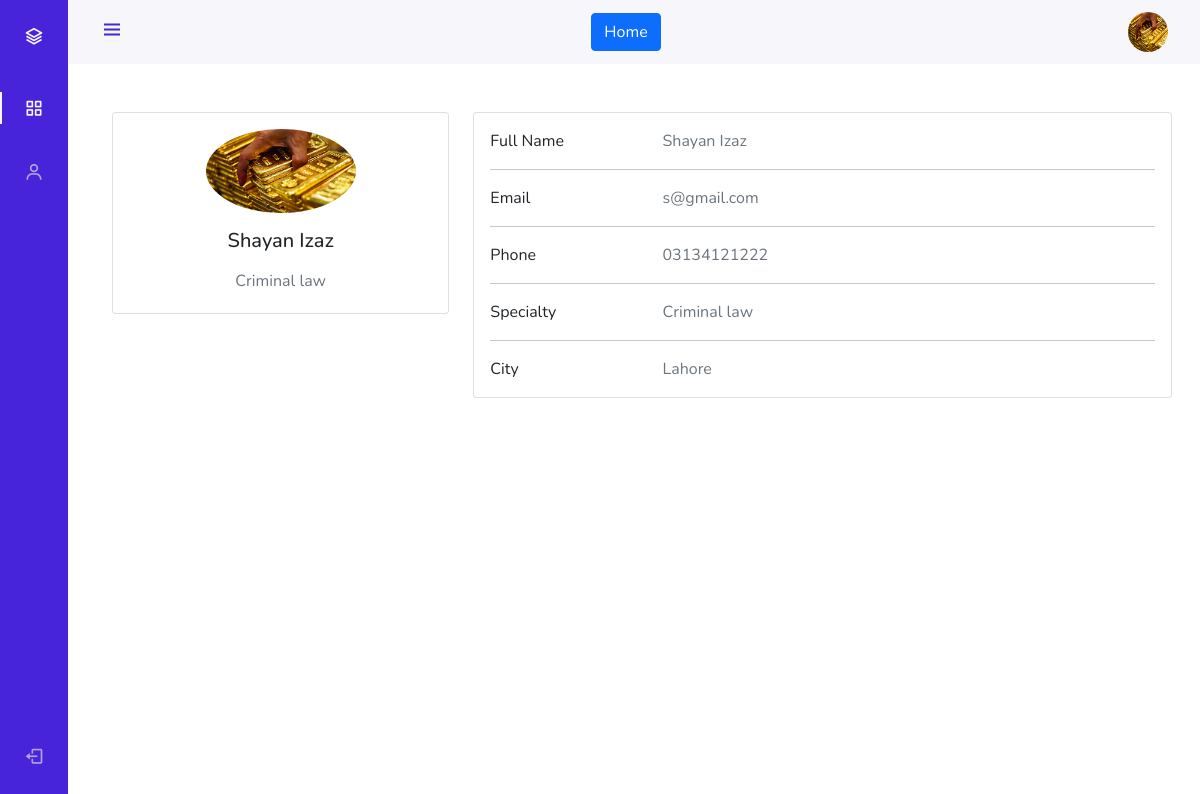
/Lawyer-dashboard/lawyer-dashboard.php (signed in), run on the app's committed database.
### tables this page shows
CREATE TABLE `lawyers` (
  `lawyer_id` int(11) NOT NULL,
  `lawyer_name` varchar(111) NOT NULL,
  `lawyer_email` varchar(111) NOT NULL,
  `lawyer_phone` varchar(13) NOT NULL,
  `laywer_password` varchar(222) NOT NULL,
  `lawyer_specialty` int(11) NOT NULL,
  `lawyer_city` int(11) NOT NULL,
  `lawyer_image` varchar(111) NOT NULL,
  `role` varchar(111) NOT NULL
);

CREATE TABLE `specialty` (
  `specialty_id` int(11) NOT NULL,
  `specialty` varchar(111) NOT NULL
);

CREATE TABLE `city` (
  `city_id` int(11) NOT NULL,
  `city` varchar(111) NOT NULL
);

### Lawyer-dashboard/lawyer-dashboard.php (the view, shortened to what this page needs)
<?php
if ($_SESSION['login'] == TRUE and $_SESSION['role'] == 'lawyer') {
    include("../database/connection.php");
?>
    <!DOCTYPE html>
    <html lang="en">
    <head>
    </head>
    <body>
        <?php
        include "header.php";
        ?>
        <section class="lawyer-profile">
                    <div class="container py-5">
                        <div class="row">
                            <?php
                            if ($_SESSION['role'] == 'lawyer') {
                             $sql = "SELECT * FROM lawyers
                             LEFT JOIN city ON lawyers.lawyer_city = city.city_id
                             LEFT JOIN specialty ON lawyers.lawyer_specialty = specialty.specialty_id
                             WHERE lawyer_id  = {$_SESSION['lawyer_id']}";
                            }
                                $query = mysqli_query($conn, $sql);
                                if (mysqli_num_rows($query) > 0) {
                                    while ($row = mysqli_fetch_assoc($query)) {
                            ?>
                            <div class="col-lg-4">
                                <div class="card mb-4">
                                    <div class="card-body text-center">
                                        <img src="../Admin/upload/<?php echo $row['lawyer_image'] ?>" alt="avatar" class="rounded-circle img-fluid" style="width: 150px;">
                                        <h5 class="my-3"><?php echo $row['lawyer_name'] ?></h5>
                                        <p class="text-muted mb-1"><?php echo $row['specialty']?></p>
                                    </div>
                                </div>
                            </div>
                            <div class="col-lg-8">
                                <div class="card mb-4">
                                    <div class="card-body">
                                        <div class="row">
                                            <div class="col-sm-3">
                                                <p class="mb-0">Full Name</p>
                                            </div>
                                            <div class="col-sm-9">
                                                <p class="text-muted mb-0"><?php echo $row['lawyer_name'] ?></p>
                                            </div>
                                        </div>
                                        <hr>
                                        <div class="row">
                                            <div class="col-sm-3">
                                                <p class="mb-0">Email</p>
                                            </div>
                                            <div class="col-sm-9">
                                                <p class="text-muted mb-0"><?php echo $row['lawyer_email'] ?></p>
                                            </div>
                                        </div>
                                        <hr>
                                        <div class="row">
                                            <div class="col-sm-3">
                                                <p class="mb-0">Phone</p>
                                            </div>
                                            <div class="col-sm-9">
                                                <p class="text-muted mb-0"><?php echo $row['lawyer_phone'] ?></p>
                                            </div>
                                        </div>
                                        <hr>
                                        <div class="row">
                                            <div class="col-sm-3">
                                                <p class="mb-0">Specialty</p>
                                            </div>
                                            <div class="col-sm-9">
                                                <p class="text-muted mb-0"><?php echo $row['specialty'] ?></p>
                                            </div>
                                        </div>
                                        <hr>
                                        <div class="row">
                                            <div class="col-sm-3">
                                                <p class="mb-0">City</p>
                                            </div>
                                            <div class="col-sm-9">
                                                <p class="text-muted mb-0"><?php echo $row['city'] ?></p>
                                            </div>
                                        </div>
                                    </div>
                                </div>
                            </div>
                            <?php
                                }}
                            ?>
                        </div>
                    </div>
                </section>
    </body>
    </html>
<?php
} else {
    header("Location: ../login.php");
}
?>

### Lawyer-dashboard/header.php (shortened to what this page needs)
<!DOCTYPE html>
<html lang="en">
<head>
    <link rel="stylesheet" href="https://cdn.jsdelivr.net/npm/bootstrap@5.0.0-beta1/dist/css/bootstrap.min.css">
    <link rel="stylesheet" href="https://cdn.jsdelivr.net/npm/bootstrap@5.0.0-beta1/dist/js/bootstrap.bundle.min.js">
    <link rel="stylesheet" href="https://cdnjs.cloudflare.com/ajax/libs/jquery/3.2.1/jquery.min.js">
    <link rel="stylesheet" href="https://cdn.jsdelivr.net/npm/boxicons@latest/css/boxicons.min.css">
    <link rel="stylesheet" href="dashboard.css">
</head>
<body>
    <body id="body-pd">
        <header class="header" id="header">
            <div class="header_toggle"> <i class='bx bx-menu' id="header-toggle"></i> </div>
            <div class="header_home"> <a href="../index.php"><button class="btn btn-primary">Home</button></a> </div>
            <?php
                            if ($_SESSION['role'] == 'lawyer') {
                             $sql = "SELECT * FROM lawyers
                             LEFT JOIN city ON lawyers.lawyer_city = city.city_id
                             LEFT JOIN specialty ON lawyers.lawyer_specialty = specialty.specialty_id
                             WHERE lawyer_id  = {$_SESSION['lawyer_id']}";
                            }
                                $query = mysqli_query($conn, $sql);
                                if (mysqli_num_rows($query) > 0) {
                                    while ($row = mysqli_fetch_assoc($query)) {
                            ?>
            <div class="header_img"> <img src="../Admin/upload/<?php echo $row['lawyer_image'] ?>" alt=""> </div>
            <?php
                                }}
                            ?>
        </header>
        <div class="l-navbar" id="nav-bar">
            <nav class="nav">
                <div> <a href="#" class="nav_logo"> <i class='bx bx-layer nav_logo-icon'></i> <span class="nav_logo-name">Admin Dashboard</span> </a>
                    <div class="nav_list">
                        <a href="#" class="nav_link active"> <i class='bx bx-grid-alt nav_icon'></i> <span class="nav_name">Profile</span> </a>
                        <a href="booking.php" class="nav_link"> <i class='bx bx-user nav_icon'></i> <span class="nav_name">Bookings</span> </a>
                    </div>
                </div> <a href="logout.php" class="nav_link"> <i class='bx bx-log-out nav_icon'></i> <span class="nav_name">Logout</span> </a>
            </nav>
        </div>
    </body>
</html>

### Lawyer-dashboard/dashboard.css (style rules this page uses)
:root { --header-height: 3rem;--nav-width: 68px;--first-color: #4723D9;--first-color-light: #AFA5D9;--white-color: #F7F6FB;--body-font: 'Nunito', sans-serif;--normal-font-size: 1rem;--z-fixed: 100 }
*,::before,::after { box-sizing: border-box }
body { position: relative;margin: var(--header-height) 0 0 0;padding: 0 1rem;font-family: var(--body-font);font-size: var(--normal-font-size);transition: .5s }
a { text-decoration: none }
.header { width: 100%;height: var(--header-height);position: fixed;top: 0;left: 0;display: flex;align-items: center;justify-content: space-between;padding: 0 1rem;background-color: var(--white-color);z-index: var(--z-fixed);transition: .5s }
.header_toggle { color: var(--first-color);font-size: 1.5rem;cursor: pointer }
.header_img { width: 35px;height: 35px;display: flex;justify-content: center;border-radius: 50%;overflow: hidden }
.header_img img { width: 40px }
.l-navbar { position: fixed;top: 0;left: -30%;width: var(--nav-width);height: 100vh;background-color: var(--first-color);padding: .5rem 1rem 0 0;transition: .5s;z-index: var(--z-fixed) }
.nav { height: 100%;display: flex;flex-direction: column;justify-content: space-between;overflow: hidden }
.nav_logo, .nav_link { display: grid;grid-template-columns: max-content max-content;align-items: center;column-gap: 1rem;padding: .5rem 0 .5rem 1.5rem }
.nav_logo { margin-bottom: 2rem }
.nav_logo-icon { font-size: 1.25rem;color: var(--white-color) }
.nav_link { position: relative;color: var(--first-color-light);margin-bottom: 1.5rem;transition: .3s }
.nav_icon { font-size: 1.25rem }
.active { color: var(--white-color) }
.active::before { content: '';position: absolute;left: 0;width: 2px;height: 32px;background-color: var(--white-color) }
@media screen and (min-width: 768px) { body { margin: calc(var(--header-height) + 1rem) 0 0 0;padding-left: calc(var(--nav-width) + 2rem) } }
@media screen and (min-width: 768px) { .header { height: calc(var(--header-height) + 1rem);padding: 0 2rem 0 calc(var(--nav-width) + 2rem) } }
@media screen and (min-width: 768px) { .header_img { width: 40px;height: 40px } }
@media screen and (min-width: 768px) { .header_img img { width: 45px } }
@media screen and (min-width: 768px) { .l-navbar { left: 0;padding: 1rem 1rem 0 0 } }

### data on the page
lawyers: lawyer_image (picture), lawyer_name "Shayan Izaz", specialty.specialty "Criminal law", lawyer_email "s@gmail.com", lawyer_phone "03134121222", city.city "Lahore"
